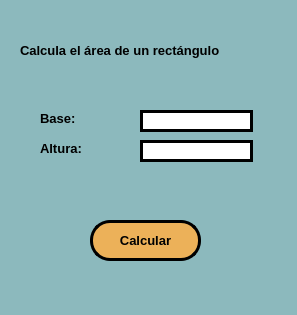
<?xml version="1.0" encoding="UTF-8"?>
<ui version="4.0">
 <class>MainWindow</class>
 <widget class="QMainWindow" name="MainWindow">
  <property name="geometry">
   <rect>
    <x>0</x>
    <y>0</y>
    <width>297</width>
    <height>315</height>
   </rect>
  </property>
  <property name="windowTitle">
   <string>MainWindow</string>
  </property>
  <property name="styleSheet">
   <string notr="true">background-color: rgb(140, 185, 189);</string>
  </property>
  <widget class="QWidget" name="centralwidget">
   <widget class="QLabel" name="lbl_titulo">
    <property name="geometry">
     <rect>
      <x>20</x>
      <y>40</y>
      <width>251</width>
      <height>20</height>
     </rect>
    </property>
    <property name="font">
     <font>
      <family>Arial</family>
      <pointsize>10</pointsize>
      <weight>75</weight>
      <bold>true</bold>
     </font>
    </property>
    <property name="text">
     <string>Calcula el área de un rectángulo</string>
    </property>
   </widget>
   <widget class="QLineEdit" name="txt_base">
    <property name="geometry">
     <rect>
      <x>140</x>
      <y>110</y>
      <width>113</width>
      <height>22</height>
     </rect>
    </property>
    <property name="font">
     <font>
      <family>Arial</family>
      <pointsize>10</pointsize>
     </font>
    </property>
    <property name="styleSheet">
     <string notr="true">border: 3px solid black;
background-color: rgb(255, 255, 255);</string>
    </property>
   </widget>
   <widget class="QLineEdit" name="txt_altura">
    <property name="geometry">
     <rect>
      <x>140</x>
      <y>140</y>
      <width>113</width>
      <height>22</height>
     </rect>
    </property>
    <property name="font">
     <font>
      <family>Arial</family>
      <pointsize>10</pointsize>
     </font>
    </property>
    <property name="styleSheet">
     <string notr="true">border: 3px solid black;
background-color: rgb(255, 255, 255);</string>
    </property>
   </widget>
   <widget class="QLabel" name="lbl_base">
    <property name="geometry">
     <rect>
      <x>40</x>
      <y>110</y>
      <width>55</width>
      <height>16</height>
     </rect>
    </property>
    <property name="font">
     <font>
      <family>Arial</family>
      <pointsize>10</pointsize>
      <weight>75</weight>
      <bold>true</bold>
     </font>
    </property>
    <property name="text">
     <string>Base:</string>
    </property>
   </widget>
   <widget class="QLabel" name="lbl_altura">
    <property name="geometry">
     <rect>
      <x>40</x>
      <y>140</y>
      <width>55</width>
      <height>16</height>
     </rect>
    </property>
    <property name="font">
     <font>
      <family>Arial</family>
      <pointsize>10</pointsize>
      <weight>75</weight>
      <bold>true</bold>
     </font>
    </property>
    <property name="text">
     <string>Altura:</string>
    </property>
   </widget>
   <widget class="QPushButton" name="btn_calcular">
    <property name="geometry">
     <rect>
      <x>90</x>
      <y>220</y>
      <width>111</width>
      <height>41</height>
     </rect>
    </property>
    <property name="font">
     <font>
      <family>Arial</family>
      <pointsize>10</pointsize>
      <weight>75</weight>
      <bold>true</bold>
     </font>
    </property>
    <property name="styleSheet">
     <string notr="true">background-color: rgb(236, 177, 89);
border: 3px solid black;
border-radius: 20px;
color: rgb(0, 0, 0);</string>
    </property>
    <property name="text">
     <string>Calcular</string>
    </property>
   </widget>
   <widget class="QLabel" name="label_resultado">
    <property name="geometry">
     <rect>
      <x>20</x>
      <y>180</y>
      <width>251</width>
      <height>20</height>
     </rect>
    </property>
    <property name="font">
     <font>
      <family>Arial</family>
      <pointsize>10</pointsize>
      <weight>50</weight>
      <bold>false</bold>
     </font>
    </property>
    <property name="text">
     <string/>
    </property>
    <property name="alignment">
     <set>Qt::AlignCenter</set>
    </property>
   </widget>
  </widget>
  <widget class="QMenuBar" name="menubar">
   <property name="geometry">
    <rect>
     <x>0</x>
     <y>0</y>
     <width>297</width>
     <height>26</height>
    </rect>
   </property>
  </widget>
  <widget class="QStatusBar" name="statusbar"/>
 </widget>
 <resources/>
 <connections/>
</ui>
